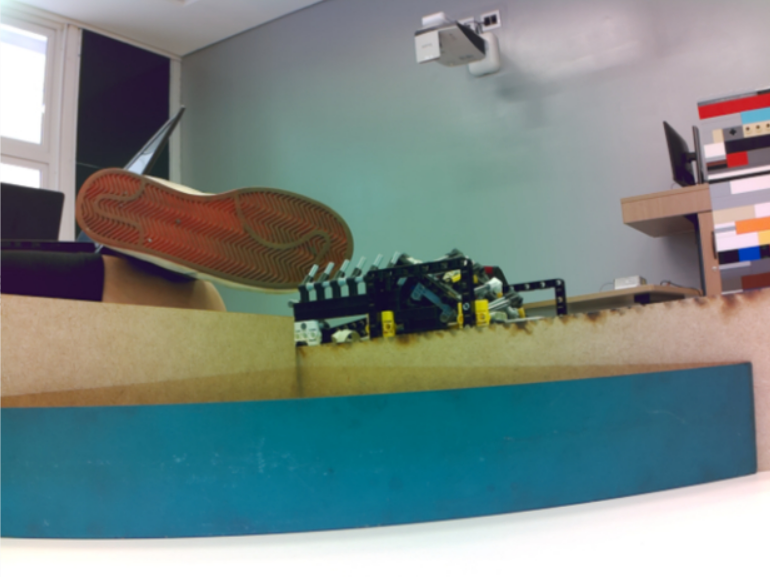
#> input picture shadow/captures/Captura de tela 2026-07-24 151135.png, 770 x 577 px
$ python -i line_test.py   (imports and definitions only)
#> lines starting #> are read from the running program, lines starting #| are printed output that depends on the picture; after the words box and inside, x2 and y2 are one past the last pixel; in counts of white or black regions, pixels touching at a corner belong together
"""Detecta linha preta por BGR e disponibiliza os dados para outros testes."""

import argparse
from datetime import datetime
from pathlib import Path

import cv2
import numpy as np

from camera_test import capturar_frame_bgr, iniciar_camera
from config import (
    AREA_MINIMA_LINHA, CAMERA_HEIGHT, CAMERA_WIDTH, DILATE_LINHA,
    DIVISAO_TOPO_BAIXO, ERODE_FINAL, ERODE_INICIAL, KERNEL_LINHA,
    PASTA_CAPTURAS, PRETO_MAX_BAIXO_BGR, PRETO_MAX_TOPO_BGR,
    PRETO_MIN_BGR, ROI_X_FIM, ROI_X_INICIO, ROI_Y_FIM, ROI_Y_INICIO,
)


def calcular_roi(imagem):
    altura, largura = imagem.shape[:2]
    x_inicio = int(largura * ROI_X_INICIO)
    x_fim = int(largura * ROI_X_FIM)
    y_inicio = int(altura * ROI_Y_INICIO)
    y_fim = int(altura * ROI_Y_FIM)
    if x_inicio >= x_fim or y_inicio >= y_fim:
        raise RuntimeError("A ROI configurada e invalida. Revise config.py.")
    roi = imagem[y_inicio:y_fim, x_inicio:x_fim]
    y_divisao = int(roi.shape[0] * DIVISAO_TOPO_BAIXO)
    if y_divisao <= 0 or y_divisao >= roi.shape[0]:
        raise RuntimeError("A divisao entre topo e baixo e invalida. Revise config.py.")
    return roi, x_inicio, x_fim, y_inicio, y_fim, y_divisao


def criar_mascara_bgr(roi, y_divisao, maximo_topo, maximo_baixo):
    preto_min = np.array(PRETO_MIN_BGR, dtype=np.uint8)
    mascara_topo = cv2.inRange(roi[:y_divisao, :], preto_min, np.array([maximo_topo] * 3, dtype=np.uint8))
    mascara_baixo = cv2.inRange(roi[y_divisao:, :], preto_min, np.array([maximo_baixo] * 3, dtype=np.uint8))
    # Futuramente, a mascara verde pode ser removida daqui antes dos contornos.
    return np.vstack([mascara_topo, mascara_baixo])


def limpar_mascara(mascara_bruta):
    kernel = np.ones((KERNEL_LINHA, KERNEL_LINHA), np.uint8)
    mascara = cv2.erode(mascara_bruta, kernel, iterations=ERODE_INICIAL)
    mascara = cv2.dilate(mascara, kernel, iterations=DILATE_LINHA)
    return cv2.erode(mascara, kernel, iterations=ERODE_FINAL)


def detectar_linha(imagem, salvar_debug=False, prefixo_debug="linha", preto_topo=None, preto_baixo=None, area_minima=None):
    """Retorna dados da linha preta detectada em uma imagem BGR."""
    maximo_topo = PRETO_MAX_TOPO_BGR[0] if preto_topo is None else preto_topo
    maximo_baixo = PRETO_MAX_BAIXO_BGR[0] if preto_baixo is None else preto_baixo
    area_minima = AREA_MINIMA_LINHA if area_minima is None else area_minima
    if not 0 <= maximo_topo <= 255 or not 0 <= maximo_baixo <= 255:
        raise RuntimeError("Os limites de preto devem estar entre 0 e 255.")

    roi, x_inicio, x_fim, y_inicio, y_fim, y_divisao = calcular_roi(imagem)
    mascara_bruta = criar_mascara_bgr(roi, y_divisao, maximo_topo, maximo_baixo)
    mascara_limpa = limpar_mascara(mascara_bruta)
    contornos, _ = cv2.findContours(mascara_limpa, cv2.RETR_EXTERNAL, cv2.CHAIN_APPROX_SIMPLE)
    validos = [contorno for contorno in contornos if cv2.contourArea(contorno) >= area_minima]
    contorno = max(validos, key=cv2.contourArea) if validos else None
    area = cv2.contourArea(contorno) if contorno is not None else 0.0
    altura, largura = imagem.shape[:2]
    resultado = {
        "encontrou_linha": False, "imagem_original": imagem, "roi": roi,
        "mascara_bruta": mascara_bruta, "mascara_limpa": mascara_limpa,
        "contorno_principal": contorno, "x_inicio_roi": x_inicio,
        "x_fim_roi": x_fim, "y_inicio_roi": y_inicio, "y_fim_roi": y_fim,
        "y_divisao_roi": y_divisao, "largura": largura, "altura": altura,
        "centro_imagem_x": largura // 2, "centro_linha_x": None,
        "centro_linha_y": None, "erro": None, "area": area,
        "preto_topo": maximo_topo, "preto_baixo": maximo_baixo,
    }
    if contorno is not None:
        momentos = cv2.moments(contorno)
        if momentos["m00"] != 0:
            resultado["encontrou_linha"] = True
            resultado["centro_linha_x"] = x_inicio + int(momentos["m10"] / momentos["m00"])
            resultado["centro_linha_y"] = y_inicio + int(momentos["m01"] / momentos["m00"])
            resultado["erro"] = resultado["centro_linha_x"] - resultado["centro_imagem_x"]
    if salvar_debug:
        salvar_debug_linha(resultado, prefixo_debug, salvar_tudo=True)
    return resultado


# [18 lines left out: function criar_debug_linha, not called in this run]


def salvar_imagem(caminho, imagem):
    if not cv2.imwrite(str(caminho), imagem):
        raise RuntimeError(f"Nao foi possivel salvar: {caminho}")


# [68 lines left out: functions salvar_debug_linha, carregar_imagem, ler_argumentos, main, not called in this run]


# [2 lines not run here, left out]

>>> import cv2
>>> picture = cv2.imread('../../../shadow/captures/Captura de tela 2026-07-24 151135.png')
#> picture is the input picture: shape (577, 770, 3); mean B, G, R 133.5, 135.7, 119.9
>>> result = detectar_linha(picture)
#> in calcular_roi, `roi = imagem[y_inicio:y_fim, x_inicio:x_fim]`:
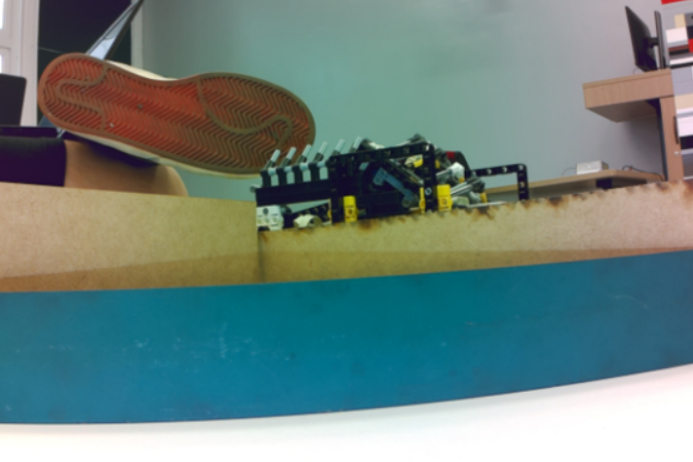
#> roi: shape (462, 693, 3); mean B, G, R 127.5, 132.1, 109.1
#> in detectar_linha, `roi, x_inicio, x_fim, y_inicio, y_fim, y_divisao = calcular_roi(imagem)`: x_inicio = 38; x_fim = 731; y_inicio = 115; y_fim = 577; y_divisao = 184
#> in criar_mascara_bgr, `mascara_topo = cv2.inRange(roi[:y_divisao, :], preto_min, np.array([ma..`:
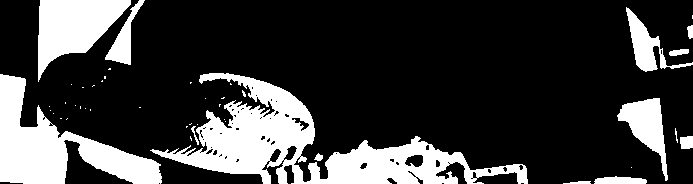
#> mascara_topo: shape (184, 693); 23.2% white; 45 white regions (31 under 20 px), largest, box (x1, y1, x2, y2) and area: (150, 73, 528, 184) 13427, (0, 74, 162, 184) 7272, (38, 0, 131, 82) 4081
#> in criar_mascara_bgr, `mascara_baixo = cv2.inRange(roi[y_divisao:, :], preto_min, np.array([m..`:
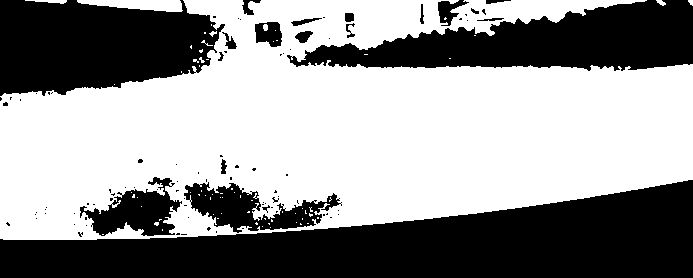
#> mascara_baixo: shape (278, 693); 58% white; 93 black regions (73 under 20 px), largest, box (x1, y1, x2, y2) and area: (0, 180, 693, 278) 39369, (0, 0, 225, 96) 16553, (287, 0, 693, 71) 16426
#> in criar_mascara_bgr, `return np.vstack([mascara_topo, mascara_baixo])`:
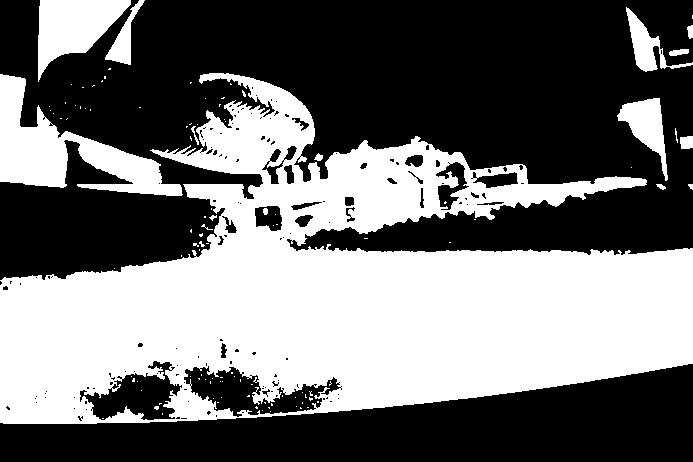
#> returned value: shape (462, 693); 44.1% white; 108 white regions (92 under 20 px), largest, box (x1, y1, x2, y2) and area: (0, 73, 693, 424) 124236, (0, 74, 183, 196) 8236, (38, 0, 131, 82) 4081
#> in limpar_mascara, `mascara = cv2.erode(mascara_bruta, kernel, iterations=ERODE_INICIAL)`:
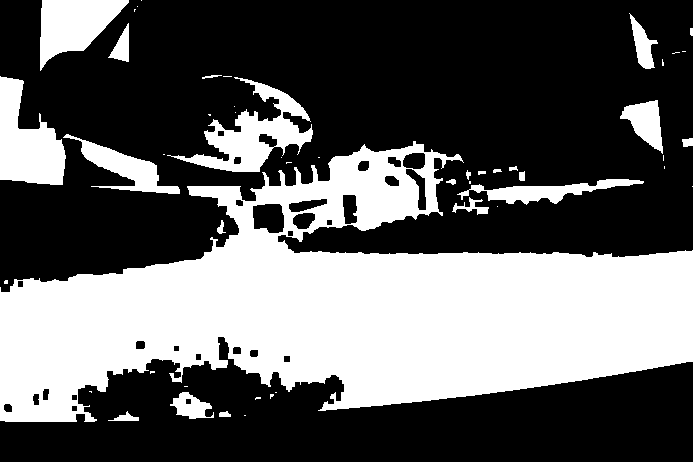
#> mascara: shape (462, 693); 37.6% white; 50 white regions (27 under 20 px), largest, box (x1, y1, x2, y2) and area: (0, 141, 693, 422) 99860, (167, 77, 313, 172) 4590, (0, 76, 66, 185) 4460
#> in limpar_mascara, `mascara = cv2.dilate(mascara, kernel, iterations=DILATE_LINHA)`:
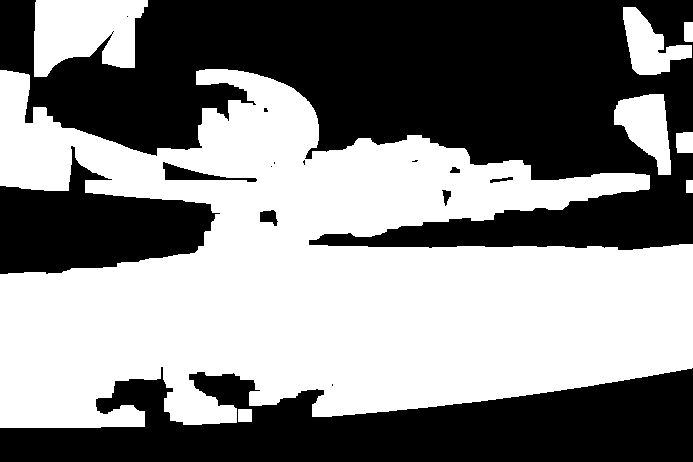
#> mascara: shape (462, 693); 51.5% white; 15 black regions (7 under 20 px), largest, box (x1, y1, x2, y2) and area: (0, 0, 693, 250) 97527, (0, 367, 693, 462) 41454, (0, 146, 220, 274) 15190
#> in limpar_mascara, `return cv2.erode(mascara, kernel, iterations=ERODE_FINAL)`:
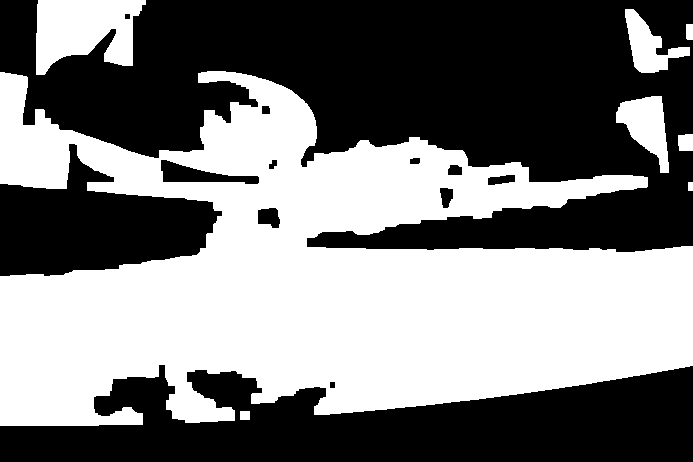
#> returned value: shape (462, 693); 47.9% white; 8 white regions
#> in detectar_linha, `contornos, _ = cv2.findContours(mascara_limpa, cv2.RETR_EXTERNAL, cv2...`: contornos = 8 contours; box (x1, y1, x2, y2) and area: (0, 71, 693, 426) 143351, (36, 0, 146, 75) 5583, (616, 96, 669, 173) 2126, (625, 9, 690, 73) 1704, (678, 134, 693, 151) 213, (686, 24, 693, 40) 90, (240, 411, 250, 420) 72, (688, 182, 693, 191) 32
#> in detectar_linha, `validos = [contorno for contorno in contornos if cv2.contourArea(conto..`: validos = 4 contours; box (x1, y1, x2, y2) and area: (0, 71, 693, 426) 143351, (36, 0, 146, 75) 5583, (616, 96, 669, 173) 2126, (625, 9, 690, 73) 1704
#> in detectar_linha, `contorno = max(validos, key=cv2.contourArea) if validos else None`: contorno = contour of 923 points, box (x1, y1, x2, y2) (0, 71, 693, 426), area 143351
#> in detectar_linha, `area = cv2.contourArea(contorno) if contorno is not None else 0.0`: area = 143351
#> in detectar_linha, `momentos = cv2.moments(contorno)`: momentos = moments, m00 143351, centre m10/m00, m01/m00 = (322.9, 278.7)
#> result = 20 items

$ run again, on shadow/captures/Captura de tela 2026-07-24 151230.png
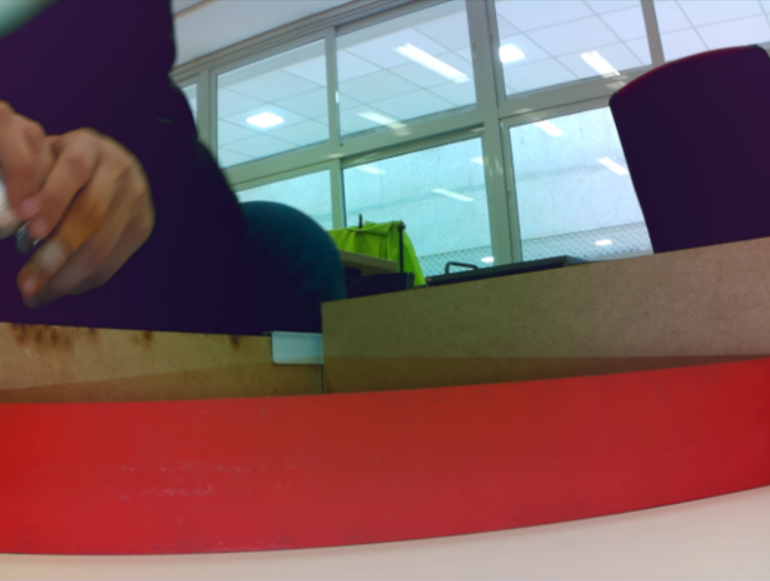
#> input picture shadow/captures/Captura de tela 2026-07-24 151230.png, 770 x 581 px
#> picture is the input picture: shape (581, 770, 3); mean B, G, R 95.3, 94.1, 124.6
#> in detectar_linha, `roi, x_inicio, x_fim, y_inicio, y_fim, y_divisao = calcular_roi(imagem)`: x_inicio = 38; x_fim = 731; y_inicio = 116; y_fim = 581; y_divisao = 186
#> in criar_mascara_bgr, `mascara_topo = cv2.inRange(roi[:y_divisao, :], preto_min, np.array([ma..`:
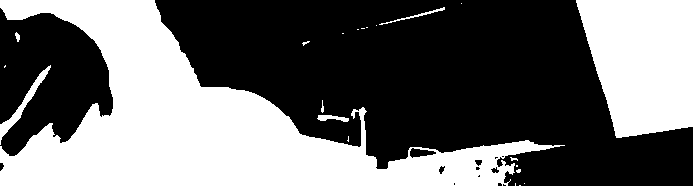
#> mascara_topo: shape (186, 693); 42.1% white; 22 white regions (15 under 20 px), largest, box (x1, y1, x2, y2) and area: (0, 0, 565, 186) 40367, (576, 0, 693, 138) 12932, (0, 65, 51, 145) 558
#> mascara_baixo: shape (279, 693); 32.3% white; 26 white regions (19 under 20 px), largest, box (x1, y1, x2, y2) and area: (0, 0, 693, 103) 61855, (560, 190, 693, 215) 248, (309, 234, 399, 243) 106
#> in limpar_mascara, `return cv2.erode(mascara, kernel, iterations=ERODE_FINAL)`:
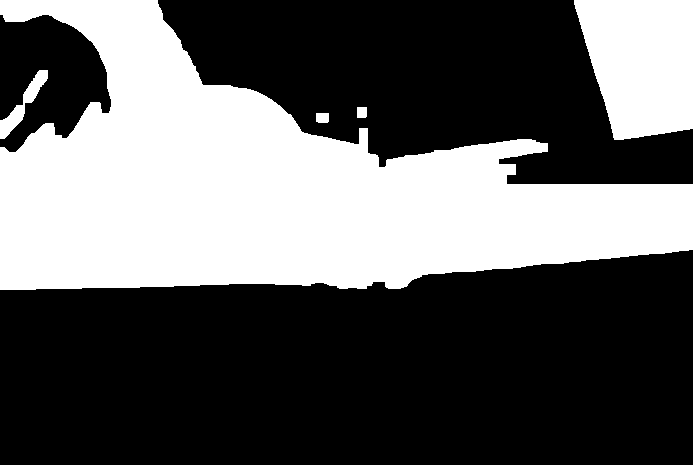
#> returned value: shape (465, 693); 37.5% white; 5 white regions
#> contornos = 5 contours; box (x1, y1, x2, y2) and area: (0, 0, 693, 290) 105232, (574, 0, 693, 140) 13236, (0, 70, 48, 139) 796, (316, 113, 329, 123) 106, (357, 107, 367, 118) 90
#> validos = 2 contours; box (x1, y1, x2, y2) and area: (0, 0, 693, 290) 105232, (574, 0, 693, 140) 13236
#> contorno = contour of 468 points, box (x1, y1, x2, y2) (0, 0, 693, 290), area 105232
#> area = 105232.5
#> momentos = moments, m00 105232.5, centre m10/m00, m01/m00 = (275.6, 188.7)
#> result = 20 items

$ run again, on shadow/captures/Captura de tela 2026-07-24 151248.png
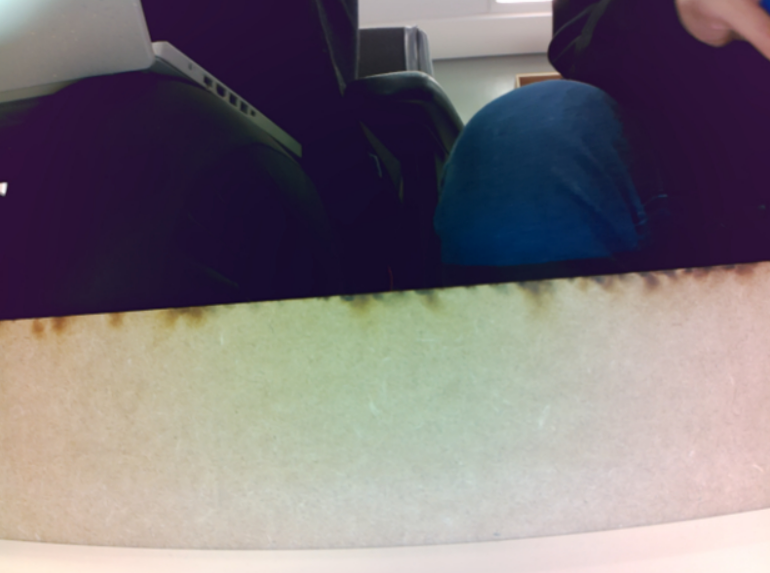
#> input picture shadow/captures/Captura de tela 2026-07-24 151248.png, 770 x 573 px
#> picture is the input picture: shape (573, 770, 3); mean B, G, R 120.3, 115.5, 123
#> in detectar_linha, `roi, x_inicio, x_fim, y_inicio, y_fim, y_divisao = calcular_roi(imagem)`: x_inicio = 38; x_fim = 731; y_inicio = 114; y_fim = 573; y_divisao = 183
#> in criar_mascara_bgr, `mascara_topo = cv2.inRange(roi[:y_divisao, :], preto_min, np.array([ma..`:
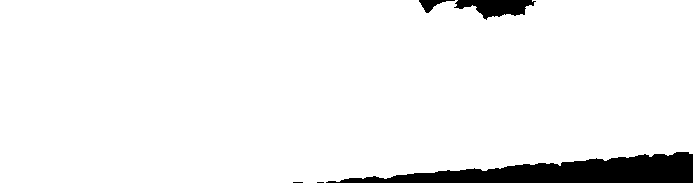
#> mascara_topo: shape (183, 693); 94.3% white; 5 black regions (2 under 20 px), largest, box (x1, y1, x2, y2) and area: (326, 152, 693, 183) 6038, (454, 0, 536, 20) 946, (419, 0, 455, 13) 187
#> mascara_baixo: shape (276, 693); 2.2% white; 5 white regions (2 under 20 px), largest, box (x1, y1, x2, y2) and area: (0, 0, 295, 28) 3723, (301, 0, 347, 12) 304, (387, 0, 399, 7) 69
#> in limpar_mascara, `return cv2.erode(mascara, kernel, iterations=ERODE_FINAL)`:
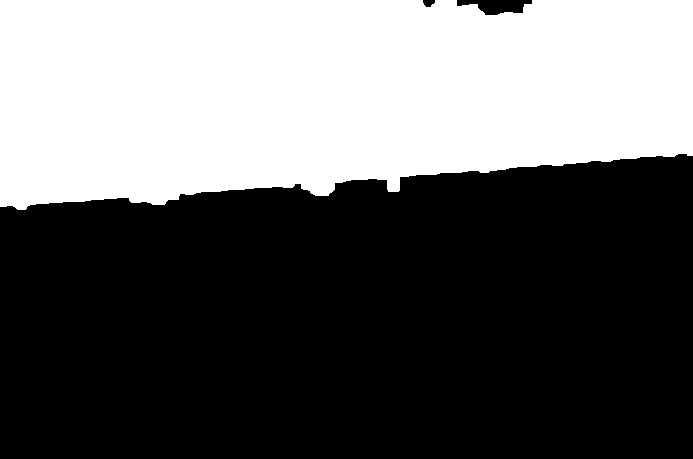
#> returned value: shape (459, 693); 39.5% white; 1 white region
#> contornos = 1 contour; box (x1, y1, x2, y2) and area: (0, 0, 693, 210) 124804
#> validos has the same summary as contornos
#> contorno = contour of 217 points, box (x1, y1, x2, y2) (0, 0, 693, 210), area 124804
#> area = 124804.5
#> momentos = moments, m00 124804.5, centre m10/m00, m01/m00 = (327.4, 92.04)
#> result = 20 items

$ run again, on shadow/captures/Captura de tela 2026-07-24 151307.png
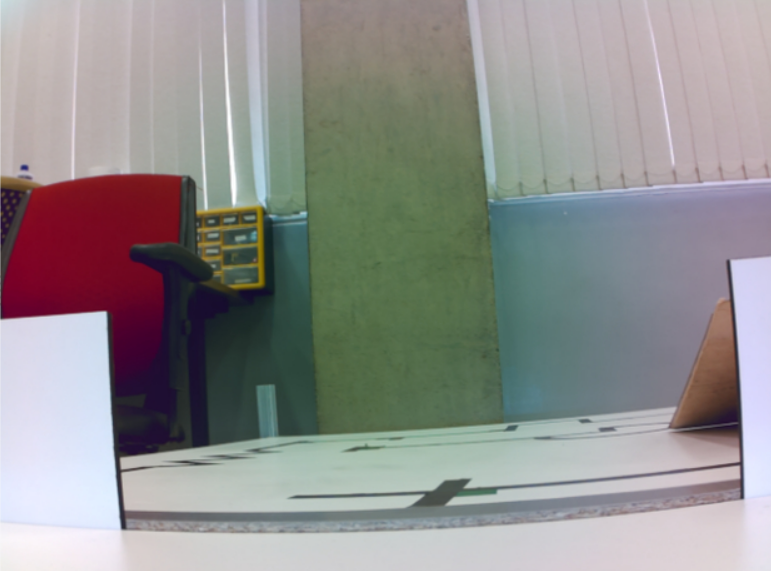
#> input picture shadow/captures/Captura de tela 2026-07-24 151307.png, 771 x 571 px
#> picture is the input picture: shape (571, 771, 3); mean B, G, R 141.8, 143.1, 144.1
#> in detectar_linha, `roi, x_inicio, x_fim, y_inicio, y_fim, y_divisao = calcular_roi(imagem)`: x_inicio = 38; x_fim = 732; y_inicio = 114; y_fim = 571; y_divisao = 182
#> mascara_topo: shape (182, 694); 7.3% white; 16 white regions (8 under 20 px), largest, box (x1, y1, x2, y2) and area: (91, 62, 274, 182) 8096, (185, 133, 220, 151) 511, (185, 113, 219, 131) 287
#> mascara_baixo: shape (275, 694); 49.8% white; 65 white regions (40 under 20 px), largest, box (x1, y1, x2, y2) and area: (0, 0, 694, 236) 93311, (132, 164, 180, 170) 179, (209, 145, 275, 157) 172
#> in limpar_mascara, `return cv2.erode(mascara, kernel, iterations=ERODE_FINAL)`:
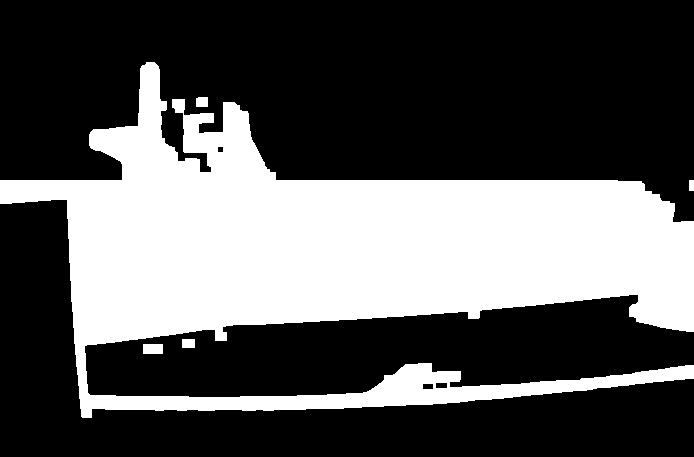
#> returned value: shape (457, 694); 34.4% white; 5 white regions
#> contornos = 5 contours; box (x1, y1, x2, y2) and area: (0, 62, 694, 418) 106962, (143, 344, 163, 354) 171, (196, 97, 208, 107) 98, (182, 339, 195, 348) 96, (689, 180, 694, 191) 40
#> validos = 1 contour; box (x1, y1, x2, y2) and area: (0, 62, 694, 418) 106962
#> contorno = contour of 593 points, box (x1, y1, x2, y2) (0, 62, 694, 418), area 106962
#> area = 106962
#> momentos = moments, m00 106962, centre m10/m00, m01/m00 = (343.5, 253.9)
#> result = 20 items
